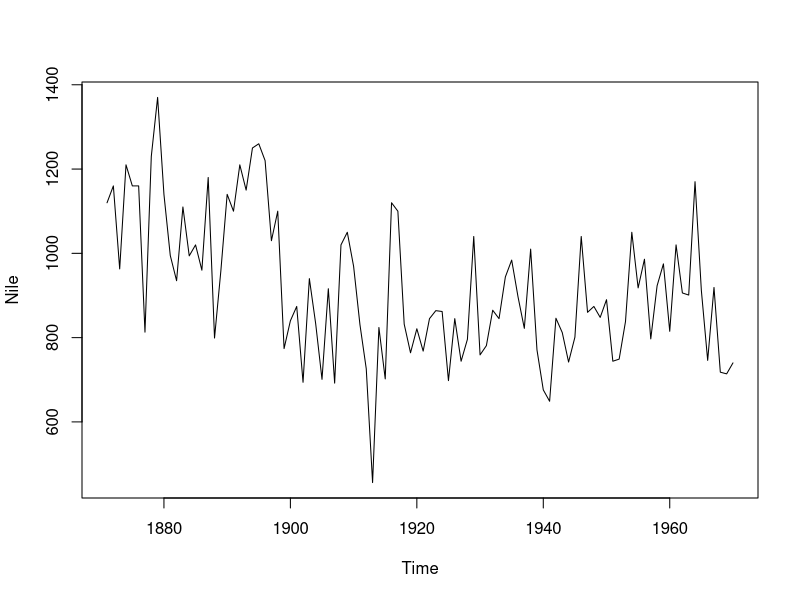
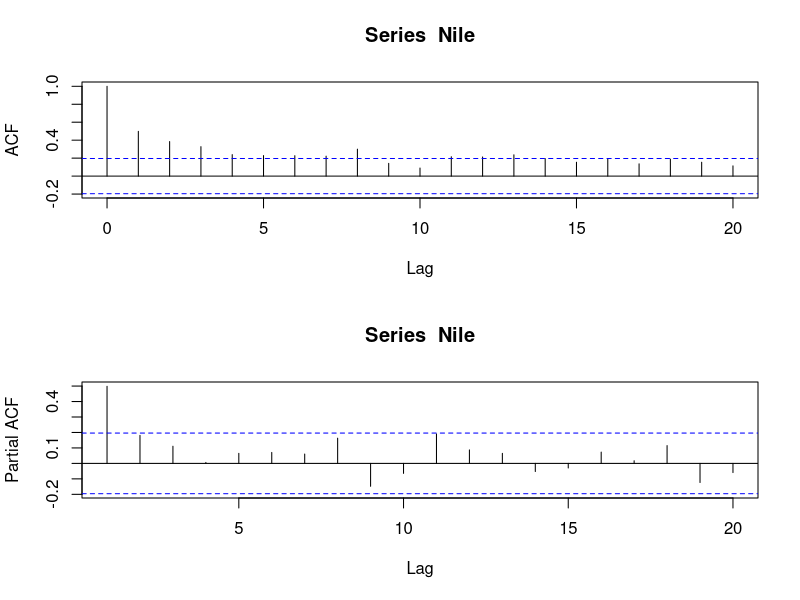
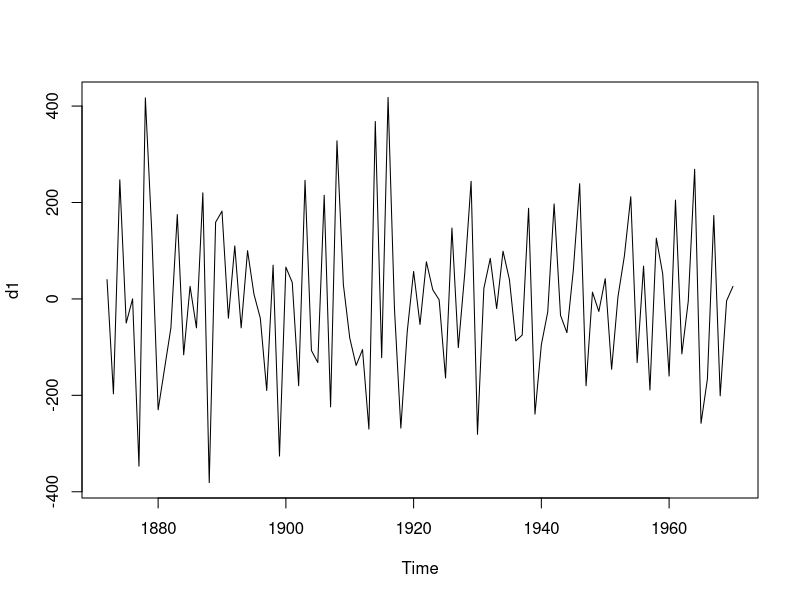
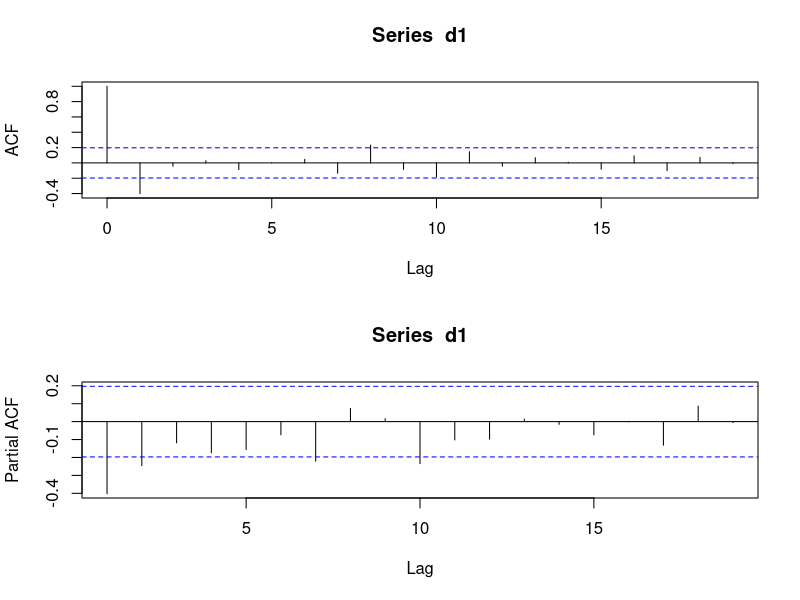
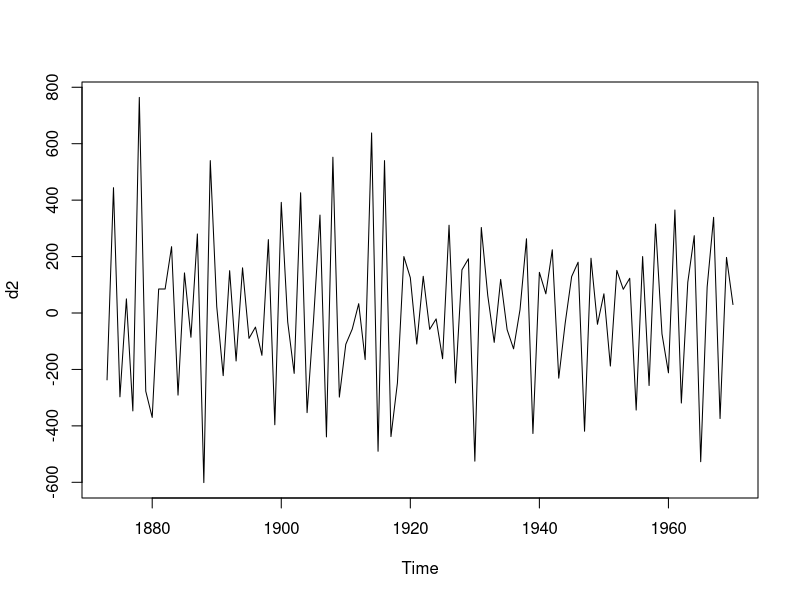
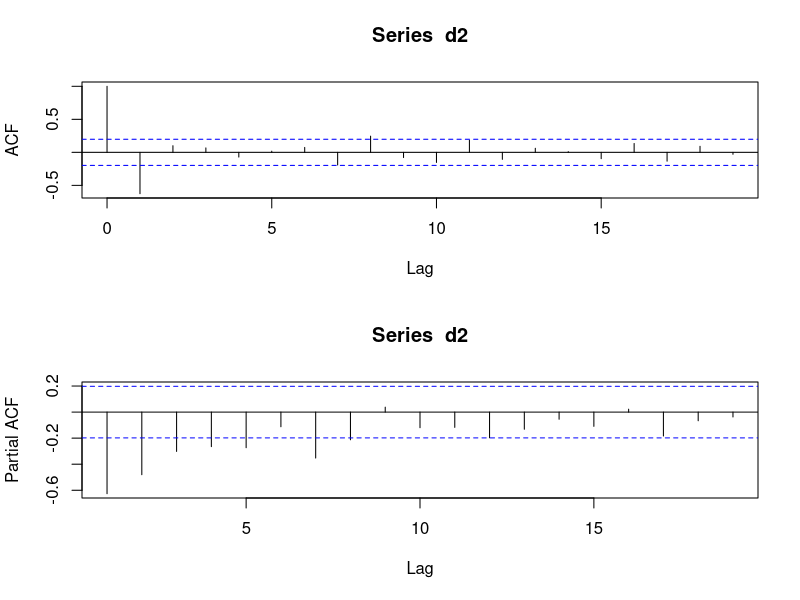
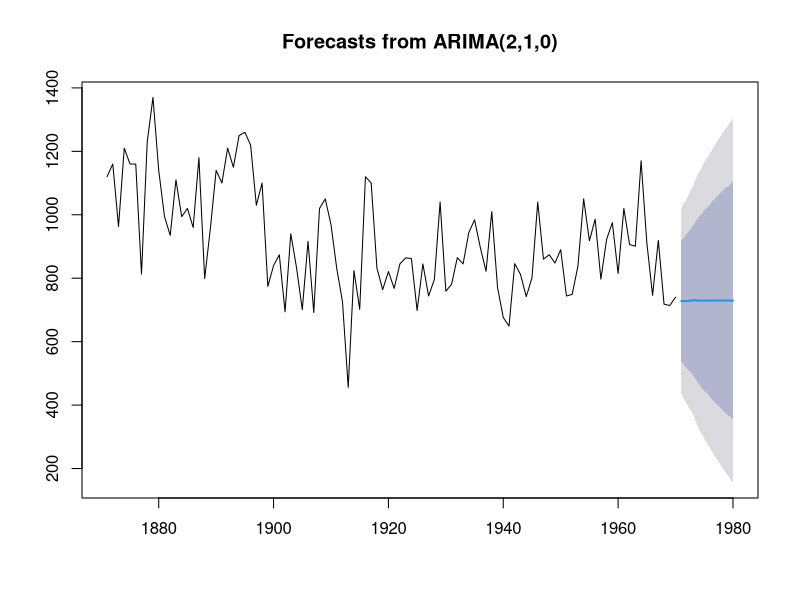
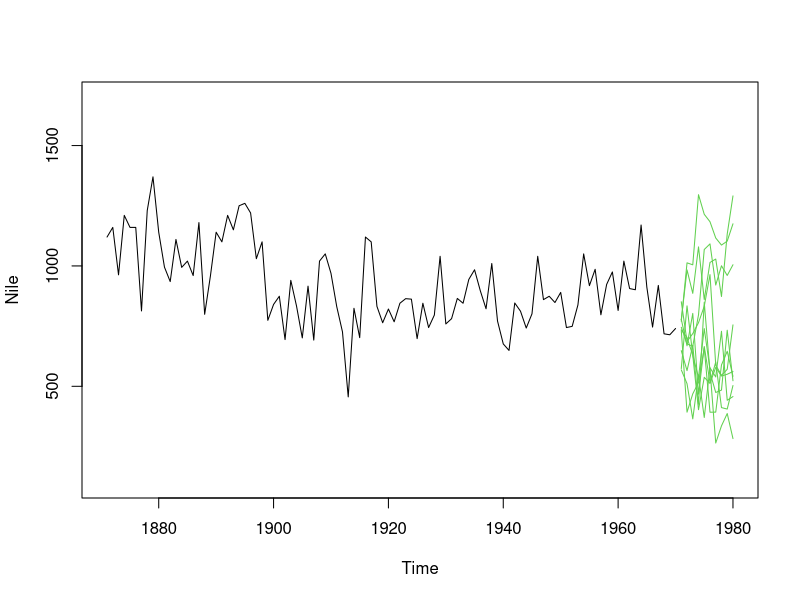

Here is the R script that generated these plots, in order:
library(forecast)

############################
### Hledani modelu arima

# pro radu Nile, lynx
plot(Nile)
  # Flow of the River Nile
  # rada, ktera alespon v uvodu stacionarni neni
par(mfrow=c(2,1))
acf(Nile,na.action = na.pass);pacf(Nile,na.action = na.pass)
par(mfrow=c(1,1))
  # autokorelacni funkce klesa moc pomalu
acf(Nile,na.action = na.pass,type="covariance",plot=F)
  # prvni z uvedenych hodnot je rozptyl rady

d1<-diff(Nile)
  # rada prvnich diferenci
plot(d1)
par(mfrow=c(2,1))
acf(d1,na.action = na.pass);pacf(d1,na.action = na.pass)
par(mfrow=c(1,1))
  # rada se jevi jako stacionarni
  # pro radu diferenci se jevi jako optimalni model MA(1)
acf(d1,na.action = na.pass,type="covariance",plot=F)
  # rozptyl se zmensil

d2<-diff(Nile,differences = 2)
  # rada druhych diferenci
plot(d2)
par(mfrow=c(2,1))
acf(d2,na.action = na.pass);pacf(d2,na.action = na.pass)
par(mfrow=c(1,1))
acf(d2,na.action = na.pass,type="covariance",plot=F)
  # rozptyl se zvetsil - druha diference uz je spatna

(fit1<-arima(Nile,order=c(1,1,0)))
  # ARIMA(1,1,0)
(fit2<-arima(Nile,order=c(2,1,0)))
  # ARIMA(2,1,0)
(fit3<-arima(Nile,order=c(0,1,1)))
  # ARIMA(0,1,1)
(fit4<-arima(Nile,order=c(1,1,1)))
  # ARIMA(1,1,1)
  # podle AIC kriteria je optimalni rada ARIMA(1,1,1)
BIC(fit3)
BIC(fit4)
  # podle BIC kriteria rada ARIMA(0,1,1)

(fit.a<-auto.arima(Nile))
  # automaticky se voli na zaklade AIC kriteria

# predpoved
(for.fit2<-forecast(fit2,10))
  # predpoved s intervalem spolehlivosti
predict(fit2,10)
  # predpoved bez intervalu spolehlivosti pouze se stredni chybou
plot(for.fit2)
  # zakresneni predpovedi do grafu

# simulace budoucich hodnot
s<-matrix(0,10,10)
(s[1,]<-simulate(fit2,nsim=10,future=T))
  # simulovane pokracovani rady
plot(Nile,xlim=c(1871,1980),ylim=c(100,1700))
lines(1971:1980,s[1,],col=3)
  # zakresleni simulovane rady do grafu
for(i in 2:10){
  s[i,]<-simulate(fit2,nsim=10,future=T)
  lines(1971:1980,s[i,],col=3)
}
  # pripocitani a prikresleni dalsich moznych deviti pruchodu

############################
### Hledani modelu SARIMA

# Zkusime najit optimalni model pro rady nottem, UKDriverDeaths

plot(nottem)
  # Average Monthly Temperatures at Nottingham, 1920–1939
  # evidentne sezonni rada
par(mfrow=c(2,1))
acf(nottem,na.action = na.pass);pacf(nottem,na.action = na.pass)
par(mfrow=c(1,1))
  # sezonnost je videt v autokorelacni funkci

d1<-diff(nottem,lag=12)
# rada prvnich sezonnich diferenci
plot(d1)
par(mfrow=c(2,1))
acf(d1,na.action = na.pass);pacf(d1,na.action = na.pass)
par(mfrow=c(1,1))
  # autokorelacni i parcialni autokorelacni funkce stale ukazuji vysoke hodnoty na delce sezony,
  #   ale jinde jiz ne
  # jevi se jako MA(1) model na sezonnich datech
acf(d1,na.action = na.pass,type="covariance",plot=F)
  # rozptyl se zmensil

fit1<-arima(nottem,order=c(1,0,0),seasonal=list(order=c(0,1,0)))
fit2<-arima(nottem,order=c(0,0,1),seasonal=list(order=c(0,1,0)))
fit3<-arima(nottem,order=c(1,0,1),seasonal=list(order=c(0,1,0)))
fit4<-arima(nottem,order=c(0,0,0),seasonal=list(order=c(1,1,0)))
fit5<-arima(nottem,order=c(0,0,0),seasonal=list(order=c(0,1,1)))
fit6<-arima(nottem,order=c(0,0,0),seasonal=list(order=c(1,1,1)))
fit7<-arima(nottem,order=c(1,0,0),seasonal=list(order=c(1,1,1)))
BIC(fit1)
BIC(fit2)
BIC(fit3)
BIC(fit4)
BIC(fit5)
BIC(fit6)
BIC(fit7)
  # jako optimalni se jevi posledni model
  # SARIMA(1,0,0)x(1,1,1)[12]

(fit.a<-auto.arima(nottem))
BIC(fit.a)
  # automaticky model rozhodne optimalni neni - je prilis komplikovany

# autokorelacni a parcialni autokorelacni funkce optimalniho modelu
par(mfrow=c(2,1))
acf(residuals(fit7),na.action = na.pass);pacf(residuals(fit7),na.action = na.pass)
par(mfrow=c(1,1))
  # zavislosti jiz v datech nejsou

#############################
### najdete optimalni model a spocitejte 15 predpovedi pro radu lynx
### najdete optimalni model pro radu BJsales, UKDriverDeaths

### predikce pro kombinovanou radu

# pracujte s daty airquality (nejsou zadany jako casove rady, je treba je transformovat)
# vytvorte novou promennou, ktera bude pocitana jako Temp-0.2*Wind
# predpovidejte nove hodnoty (10 hodnot) temp.ad z dat temp a wind vcetne intervalu spolehlivosti

# predpovedi je mozne pocitat, jako predpovedi pro kazdou radu zvlast 
#   a vysledek zkombinovat dle daneho vzorce
# kombinovany interval spolehlivosti nebude fungovat
# pro interval spolehlivosti je nutne nasimulovat velke mnozstvi budoucich pruchodu obou rad
#   zkombinovat je dle daneho vzorce 
#   a interval spolehlivosti vzit jako pozadovane kvantily ze simulovanych dat

# kvantily z matice s, kde bude 10000 radku se simulovanymi pruchody rady
quantile(s[,1],c(0.05,0.95))
  # meze 90%-ni interval spolehlivosti v prvnim kroku

# pro kazdou radu tedy najdete optimalni model, simulujte budouci pruchody,
#   zkombinujte je a najdete kvantily intervalu spolehlivosti